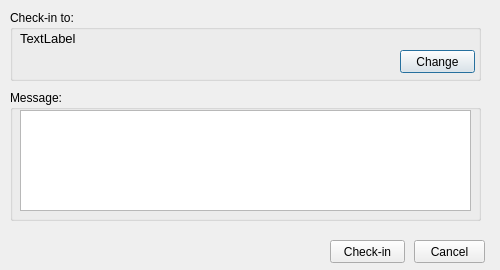
<?xml version="1.0" encoding="UTF-8"?>
<ui version="4.0">
 <class>CheckinDialog</class>
 <widget class="QDialog" name="CheckinDialog">
  <property name="geometry">
   <rect>
    <x>0</x>
    <y>0</y>
    <width>500</width>
    <height>270</height>
   </rect>
  </property>
  <property name="sizePolicy">
   <sizepolicy hsizetype="Fixed" vsizetype="Fixed">
    <horstretch>0</horstretch>
    <verstretch>0</verstretch>
   </sizepolicy>
  </property>
  <property name="windowTitle">
   <string>Check-in</string>
  </property>
  <property name="windowIcon">
   <iconset resource="mainwindow.qrc">
    <normaloff>:/new/icons/checkinincon</normaloff>:/new/icons/checkinincon</iconset>
  </property>
  <widget class="QGroupBox" name="groupBox">
   <property name="geometry">
    <rect>
     <x>10</x>
     <y>10</y>
     <width>471</width>
     <height>71</height>
    </rect>
   </property>
   <property name="title">
    <string>Check-in to:</string>
   </property>
   <widget class="QLabel" name="labelRepositoryPath">
    <property name="geometry">
     <rect>
      <x>10</x>
      <y>20</y>
      <width>451</width>
      <height>16</height>
     </rect>
    </property>
    <property name="font">
     <font>
      <pointsize>10</pointsize>
     </font>
    </property>
    <property name="text">
     <string>TextLabel</string>
    </property>
   </widget>
   <widget class="QPushButton" name="buttonChangeRepository">
    <property name="geometry">
     <rect>
      <x>390</x>
      <y>40</y>
      <width>75</width>
      <height>23</height>
     </rect>
    </property>
    <property name="text">
     <string>Change</string>
    </property>
   </widget>
  </widget>
  <widget class="QGroupBox" name="groupBox_2">
   <property name="geometry">
    <rect>
     <x>10</x>
     <y>90</y>
     <width>471</width>
     <height>131</height>
    </rect>
   </property>
   <property name="title">
    <string>Message:</string>
   </property>
   <widget class="QTextEdit" name="messageEdit">
    <property name="geometry">
     <rect>
      <x>10</x>
      <y>20</y>
      <width>451</width>
      <height>101</height>
     </rect>
    </property>
   </widget>
  </widget>
  <widget class="QPushButton" name="buttonCancel">
   <property name="geometry">
    <rect>
     <x>414</x>
     <y>240</y>
     <width>71</width>
     <height>23</height>
    </rect>
   </property>
   <property name="text">
    <string>Cancel</string>
   </property>
   <property name="icon">
    <iconset resource="mainwindow.qrc">
     <normaloff>:/new/icons/cancelicon</normaloff>:/new/icons/cancelicon</iconset>
   </property>
   <property name="iconSize">
    <size>
     <width>12</width>
     <height>12</height>
    </size>
   </property>
  </widget>
  <widget class="QPushButton" name="buttonCheckin">
   <property name="geometry">
    <rect>
     <x>330</x>
     <y>240</y>
     <width>75</width>
     <height>23</height>
    </rect>
   </property>
   <property name="text">
    <string>Check-in</string>
   </property>
   <property name="icon">
    <iconset resource="mainwindow.qrc">
     <normaloff>:/new/icons/checkinincon</normaloff>:/new/icons/checkinincon</iconset>
   </property>
  </widget>
 </widget>
 <resources>
  <include location="mainwindow.qrc"/>
 </resources>
 <connections/>
</ui>
